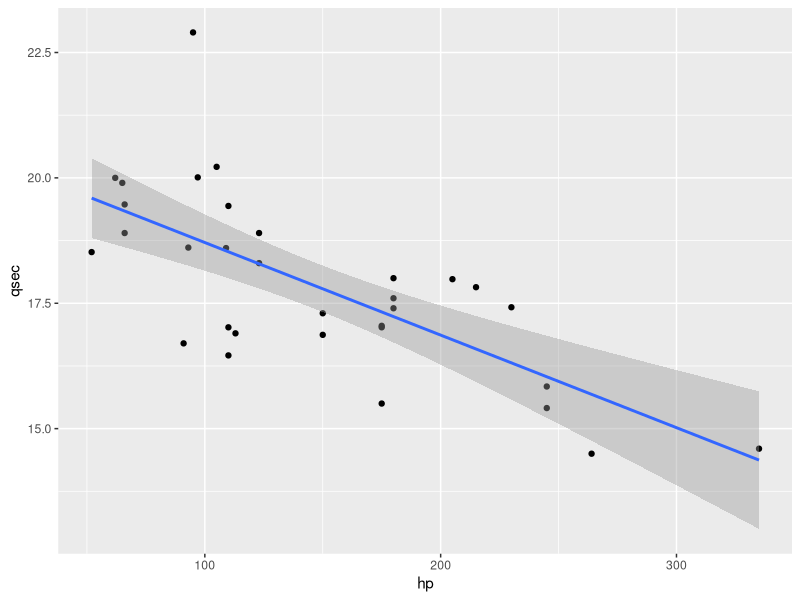
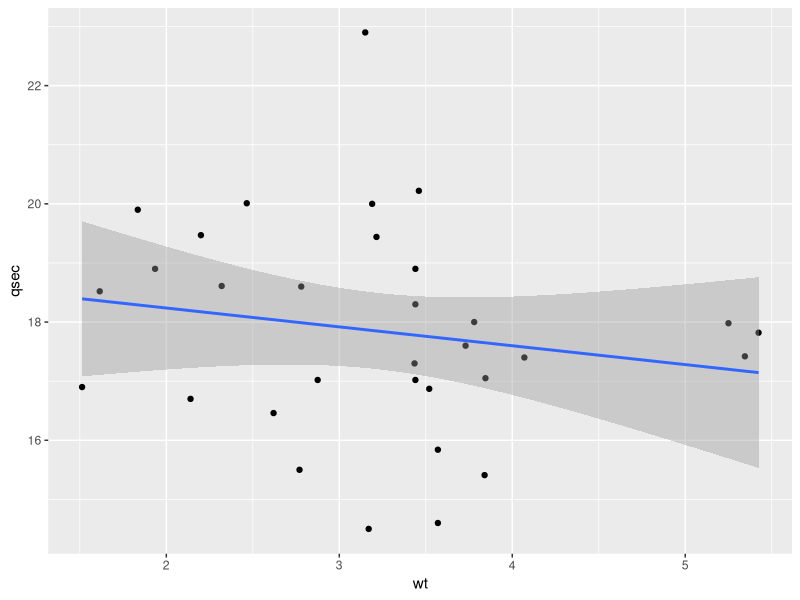

Write R code to recreate these figures, in order.
mtcars

library("ggplot2")
ggplot(data=mtcars, aes(x = hp, y = qsec)) + geom_point() + geom_smooth(method='lm', se = TRUE)

regression <- lm(qsec~hp, mtcars)
summary(regression)

library("ggplot2")
ggplot(data=mtcars, aes(x = wt, y = qsec)) + geom_point() + geom_smooth(method='lm', se = TRUE)

regression2 <- lm(qsec~wt, mtcars)
summary(regression2)

